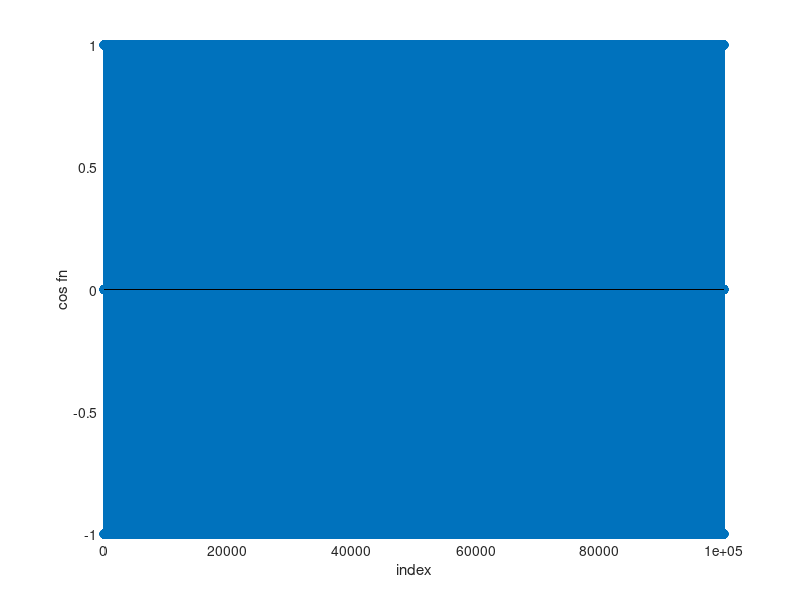
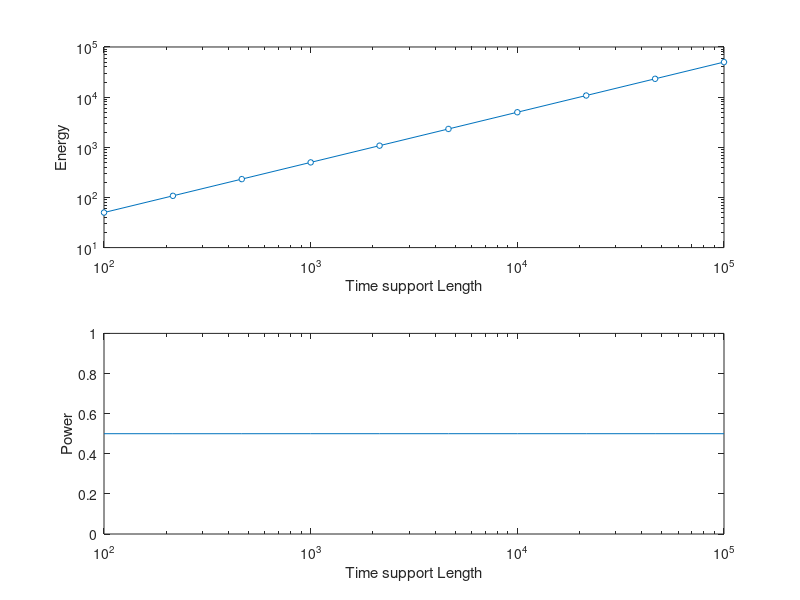

These figures' MATLAB source, in order:
clc
clear all
close all

%%
Nt = logspace(2, 5, 10);
for nx = 1:length(Nt)
    n = 0:Nt(nx) - 1;
    k_0 = floor(Nt(nx)/4);
    xt = cos(2*pi*k_0*n/Nt(nx));
    stem(n, xt);
    xlabel('index');
    ylabel('cos fn');
    drawnow; pause(0.1);
    egx(nx) = sum(abs(xt).^2);
end
powx = egx./(Nt);
figure;
subplot(2, 1, 1);
loglog(Nt, egx, 'o-', 'MarkerSize', 4, 'MarkerFaceColor', 'w');
ylabel('Energy');
xlabel('Time support Length');
subplot(2,1,2);
semilogx(Nt, powx);
xlabel('Time support Length');
ylabel('Power');
ylim([0, 1]);